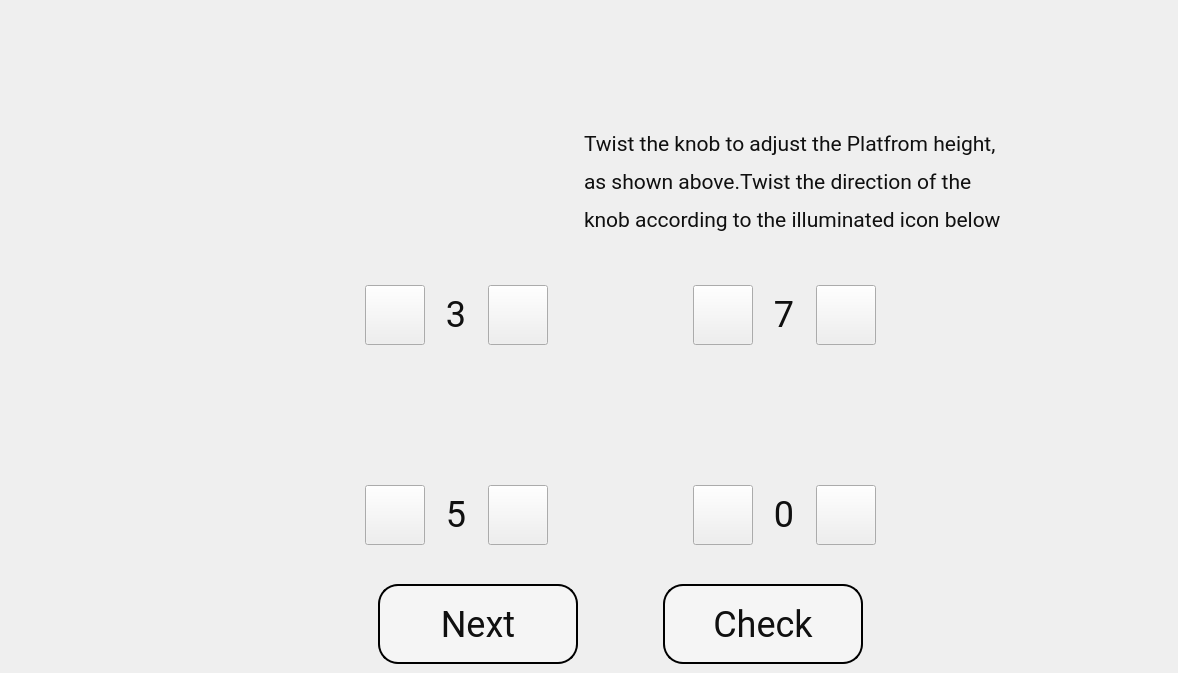
    <widget class="QWidget" name="page_12">
     <widget class="QLabel" name="label_14">
      <property name="geometry">
       <rect>
        <x>233</x>
        <y>68</y>
        <width>275</width>
        <height>183</height>
       </rect>
      </property>
      <property name="styleSheet">
       <string notr="true">border-image: url(:/image/picShow1.jpg);</string>
      </property>
      <property name="text">
       <string/>
      </property>
     </widget>
     <widget class="QPushButton" name="platnext">
      <property name="geometry">
       <rect>
        <x>378</x>
        <y>584</y>
        <width>200</width>
        <height>80</height>
       </rect>
      </property>
      <property name="styleSheet">
       <string notr="true">
line-height: 52px;
border-radius: 20px;
background-color: rgba(255, 255, 255, 100);
color: rgba(16, 16, 16, 255);
font-size: 36px;
text-align: center;
font-family: Roboto;
border: 2px solid rgba(0, 0, 0, 1);</string>
      </property>
      <property name="text">
       <string>Next</string>
      </property>
     </widget>
     <widget class="QPushButton" name="platcheck">
      <property name="geometry">
       <rect>
        <x>663</x>
        <y>584</y>
        <width>200</width>
        <height>80</height>
       </rect>
      </property>
      <property name="styleSheet">
       <string notr="true">
line-height: 52px;
border-radius: 20px;
background-color: rgba(255, 255, 255, 100);
color: rgba(16, 16, 16, 255);
font-size: 36px;
text-align: center;
font-family: Roboto;
border: 2px solid rgba(0, 0, 0, 1);</string>
      </property>
      <property name="text">
       <string>Check</string>
      </property>
     </widget>
     <widget class="QLabel" name="label_15">
      <property name="geometry">
       <rect>
        <x>584</x>
        <y>113</y>
        <width>585</width>
        <height>138</height>
       </rect>
      </property>
      <property name="styleSheet">
       <string notr="true">left: 584px;
top: 113px;
width: 585px;
height: 138px;
line-height: 41px;
color: rgba(16, 16, 16, 255);
font-size: 28px;
text-align: center;
font-family: Roboto;</string>
      </property>
      <property name="text">
       <string>&lt;html&gt;&lt;head/&gt;&lt;body&gt;&lt;p&gt;&lt;span style=&quot; font-size:16pt;&quot;&gt;Twist the knob to adjust the Platfrom height,&lt;/span&gt;&lt;/p&gt;&lt;p&gt;&lt;span style=&quot; font-size:16pt;&quot;&gt;as shown above.Twist the direction of the&lt;/span&gt;&lt;/p&gt;&lt;p&gt;&lt;span style=&quot; font-size:16pt;&quot;&gt;knob according to the illuminated icon below&lt;/span&gt;&lt;/p&gt;&lt;/body&gt;&lt;/html&gt;</string>
      </property>
     </widget>
     <widget class="QLabel" name="label_217">
      <property name="geometry">
       <rect>
        <x>356</x>
        <y>265</y>
        <width>200</width>
        <height>100</height>
       </rect>
      </property>
      <property name="styleSheet">
       <string notr="true">left: 356px;
top: 265px;
width: 200px;
height: 100px;
line-height: 52px;
border-radius: 20px;
color: rgba(16, 16, 16, 255);
font-size: 36px;
text-align: center;
font-family: Roboto;</string>
      </property>
      <property name="text">
       <string>&lt;html&gt;&lt;head/&gt;&lt;body&gt;&lt;p align=&quot;center&quot;&gt;3&lt;/p&gt;&lt;/body&gt;&lt;/html&gt;</string>
      </property>
     </widget>
     <widget class="QPushButton" name="pushButton_93">
      <property name="geometry">
       <rect>
        <x>365</x>
        <y>285</y>
        <width>60</width>
        <height>60</height>
       </rect>
      </property>
      <property name="styleSheet">
       <string notr="true">border-image: url(:/image/9.png);</string>
      </property>
      <property name="text">
       <string/>
      </property>
     </widget>
     <widget class="QPushButton" name="pushButton_94">
      <property name="geometry">
       <rect>
        <x>488</x>
        <y>285</y>
        <width>60</width>
        <height>60</height>
       </rect>
      </property>
      <property name="styleSheet">
       <string notr="true">border-image: url(:/image/11.png);</string>
      </property>
      <property name="text">
       <string/>
      </property>
     </widget>
     <widget class="QPushButton" name="pushButton_95">
      <property name="geometry">
       <rect>
        <x>365</x>
        <y>485</y>
        <width>60</width>
        <height>60</height>
       </rect>
      </property>
      <property name="styleSheet">
       <string notr="true">border-image: url(:/image/10.png);</string>
      </property>
      <property name="text">
       <string/>
      </property>
     </widget>
     <widget class="QPushButton" name="pushButton_96">
      <property name="geometry">
       <rect>
        <x>488</x>
        <y>485</y>
        <width>60</width>
        <height>60</height>
       </rect>
      </property>
      <property name="styleSheet">
       <string notr="true">border-image: url(:/image/8.png);</string>
      </property>
      <property name="text">
       <string/>
      </property>
     </widget>
     <widget class="QPushButton" name="pushButton_97">
      <property name="geometry">
       <rect>
        <x>693</x>
        <y>285</y>
        <width>60</width>
        <height>60</height>
       </rect>
      </property>
      <property name="styleSheet">
       <string notr="true">border-image: url(:/image/9.png);</string>
      </property>
      <property name="text">
       <string/>
      </property>
     </widget>
     <widget class="QPushButton" name="pushButton_351">
      <property name="geometry">
       <rect>
        <x>816</x>
        <y>285</y>
        <width>60</width>
        <height>60</height>
       </rect>
      </property>
      <property name="styleSheet">
       <string notr="true">border-image: url(:/image/11.png);</string>
      </property>
      <property name="text">
       <string/>
      </property>
     </widget>
     <widget class="QPushButton" name="pushButton_352">
      <property name="geometry">
       <rect>
        <x>693</x>
        <y>485</y>
        <width>60</width>
        <height>60</height>
       </rect>
      </property>
      <property name="styleSheet">
       <string notr="true">border-image: url(:/image/10.png);</string>
      </property>
      <property name="text">
       <string/>
      </property>
     </widget>
     <widget class="QPushButton" name="pushButton_353">
      <property name="geometry">
       <rect>
        <x>816</x>
        <y>485</y>
        <width>60</width>
        <height>60</height>
       </rect>
      </property>
      <property name="styleSheet">
       <string notr="true">border-image: url(:/image/11.png);</string>
      </property>
      <property name="text">
       <string/>
      </property>
     </widget>
     <widget class="QLabel" name="label_218">
      <property name="geometry">
       <rect>
        <x>684</x>
        <y>265</y>
        <width>200</width>
        <height>100</height>
       </rect>
      </property>
      <property name="styleSheet">
       <string notr="true">left: 684px;
top: 265px;
width: 200px;
height: 100px;
line-height: 52px;
border-radius: 20px;
color: rgba(16, 16, 16, 255);
font-size: 36px;
text-align: center;
font-family: Roboto;</string>
      </property>
      <property name="text">
       <string>&lt;html&gt;&lt;head/&gt;&lt;body&gt;&lt;p align=&quot;center&quot;&gt;&lt;span style=&quot; font-size:27pt;&quot;&gt;7&lt;/span&gt;&lt;/p&gt;&lt;/body&gt;&lt;/html&gt;</string>
      </property>
     </widget>
     <widget class="QLabel" name="label_219">
      <property name="geometry">
       <rect>
        <x>684</x>
        <y>465</y>
        <width>200</width>
        <height>100</height>
       </rect>
      </property>
      <property name="styleSheet">
       <string notr="true">
line-height: 52px;
border-radius: 20px;
color: rgba(16, 16, 16, 255);
font-size: 36px;
text-align: center;
font-family: Roboto;</string>
      </property>
      <property name="text">
       <string>&lt;html&gt;&lt;head/&gt;&lt;body&gt;&lt;p align=&quot;center&quot;&gt;&lt;span style=&quot; font-size:27pt;&quot;&gt;0&lt;/span&gt;&lt;/p&gt;&lt;/body&gt;&lt;/html&gt;</string>
      </property>
     </widget>
     <widget class="QLabel" name="label_220">
      <property name="geometry">
       <rect>
        <x>356</x>
        <y>465</y>
        <width>200</width>
        <height>100</height>
       </rect>
      </property>
      <property name="styleSheet">
       <string notr="true">
line-height: 52px;
border-radius: 20px;
color: rgba(16, 16, 16, 255);
font-size: 36px;
text-align: center;
font-family: Roboto;</string>
      </property>
      <property name="text">
       <string>&lt;html&gt;&lt;head/&gt;&lt;body&gt;&lt;p align=&quot;center&quot;&gt;5&lt;/p&gt;&lt;/body&gt;&lt;/html&gt;</string>
      </property>
     </widget>
     <zorder>label_219</zorder>
     <zorder>label_220</zorder>
     <zorder>label_218</zorder>
     <zorder>label_217</zorder>
     <zorder>label_14</zorder>
     <zorder>platnext</zorder>
     <zorder>platcheck</zorder>
     <zorder>label_15</zorder>
     <zorder>pushButton_93</zorder>
     <zorder>pushButton_94</zorder>
     <zorder>pushButton_95</zorder>
     <zorder>pushButton_96</zorder>
     <zorder>pushButton_97</zorder>
     <zorder>pushButton_351</zorder>
     <zorder>pushButton_352</zorder>
     <zorder>pushButton_353</zorder>
    </widget>
